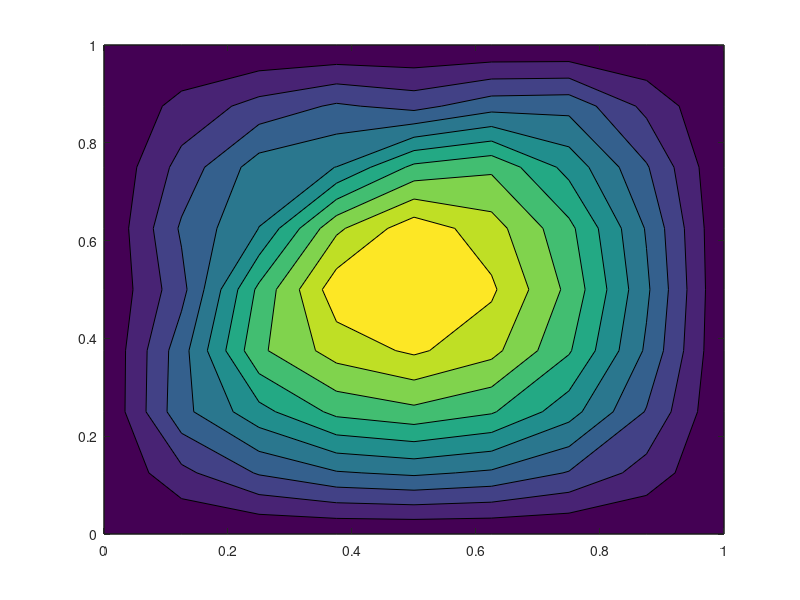

MATLAB code for this plot:
clear;

Data = importdata('2DQuadsExample.dat');
DataSize = size(Data);
numElements = (sqrt(DataSize(1))-1)^2;

h = 1/sqrt(numElements);
[X,Y] = meshgrid(0:h:1,0:h:1);

for i=1:(sqrt(numElements)+1)
    for j=1:(sqrt(numElements)+1)
        Z(i,j) = Data((sqrt(numElements)+1)*(i-1)+j,3);
    end
end

figure;
contourf(X,Y,Z);